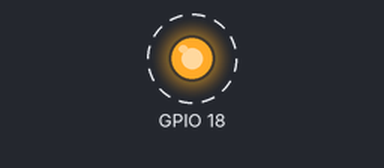
A program run on a simulated Raspberry Pi (BCM pin numbers). Parts: output pins drawn as LEDs (lit = HIGH). Dashed ring = blinking.

Above: at 0.5 s.
Timing chart, 0 to 4.6 s (numbered marks = the images above):
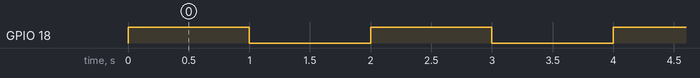

Measured:
- by itself, GPIO 18: alternates HIGH for 1.0 s and LOW for 1.0 s

The program:

SimpleBlink.py
```python
#
# SimpleBlink.py - This is the Python code that will be used
# to demonstrate accessing the GPIO interface on the Raspberry Pi
# and making an LED blink when attached to GPIO line 18.
#
# This script is designed to work with the circuit first built in
# assignment 1-4. It should continue to function throughout the
# course.
#
#------------------------------------------------------------------
# Change History
#------------------------------------------------------------------
# Version   |   Description
#------------------------------------------------------------------
#    1.1        Added exception handler to intercept the CTRL-C
#               Keyboard interrup to process GPIO line cleanup
#    1          Initial Development
#------------------------------------------------------------------

# Load the GPIO interface from the Raspberry Pi Python Module
# The GPIO interface will be available through the GPIO object
import RPi.GPIO as GPIO

# Load the time module so that we can utilize the sleep method to
# inject a pause into our operation
import time

# Setup the GPIO interface
#
# 1. Turn off warnings for now - they can be useful for debugging more
#    complex code.
# 2. Tell the GPIO library we are using Broadcom pin-numbering. The
#    Raspberry Pi CPU is manufactured by Broadcom, and they have a
#    specific numbering scheme for the GPIO pins. It does not match
#    the layout on the header. However, the Broadcom pin numbering is
#    what is printed on the GPIO Breakout Board, so this should match!
# 3. Tell the GPIO library that we are using GPIO line 18, and that
#    we are using it for Output. When this state is configured, setting
#    the GPIO line to true will provide positive voltage on that pin.
#    Based on the circuit we have built, positive voltage on the GPIO
#    pin will flow through the LED, through the resistor to the ground
#    pin and the LED will light up.
GPIO.setwarnings(False)
GPIO.setmode(GPIO.BCM)
GPIO.setup(18, GPIO.OUT)

# Setup a continuous loop for testing. This loop will run until
# the program is interrupted (i.e. Ctrl-C from the command line running
# the program). Please Note: If something goes wrong with the exception
# handler, the light may stay on.
#
# If this happens, you can restart the script and try killing it again,
# or you can run the GPIO-18-OFF.py script provided with this module.
#
# We set a variable to use to cleanly exit the WHILE loop
repeat = True
while repeat:

    # We use exception handling here to make sure we catch the keyboard
    # interrupt (Ctrl-C) and cleanup the GPIO environment accordingly.
    try:
        # Set GPIO line 18 to True - enable output voltage, and then pause
        # for time.sleep(#) where the argument is a number of seconds
        # This turns the LED ON
        GPIO.output(18, True)
        time.sleep(1)

        # Set GPIO line 18 to False - disable output voltage, and then pause
        # for time.sleep(#) where the argument is a number of seconds
        # This turns the LED OFF
        GPIO.output(18, False)
        time.sleep(1)
    except KeyboardInterrupt:
        # If we reach this line we have executed a Ctrl-C to kill the
        # Script, so let the user know we are cleaning up
        print("Cleaning Up GPIO Lines and Exiting program...")

        # Execute the cleanup of all pins that we have used in this script.
        # This does not have any impact on pins not used in this program.
        GPIO.cleanup()

        # Tell the loop that we are done.
        repeat = False
```
